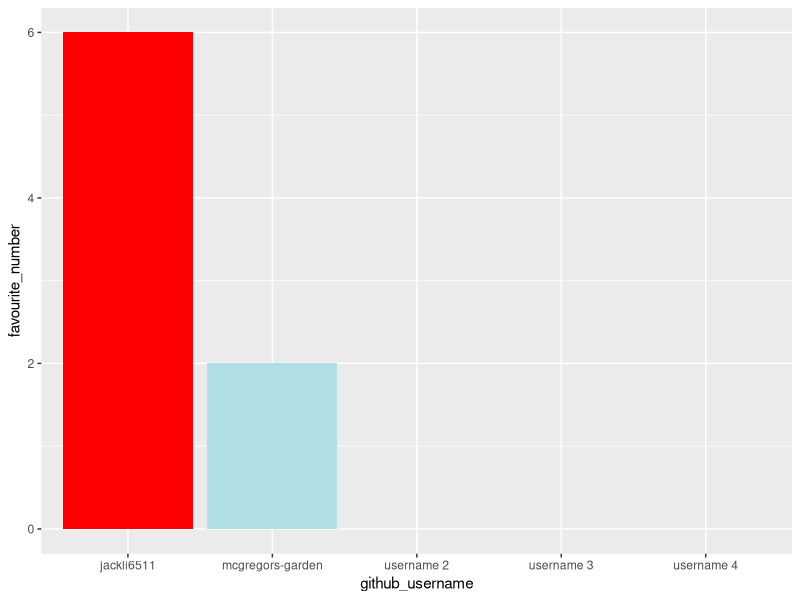
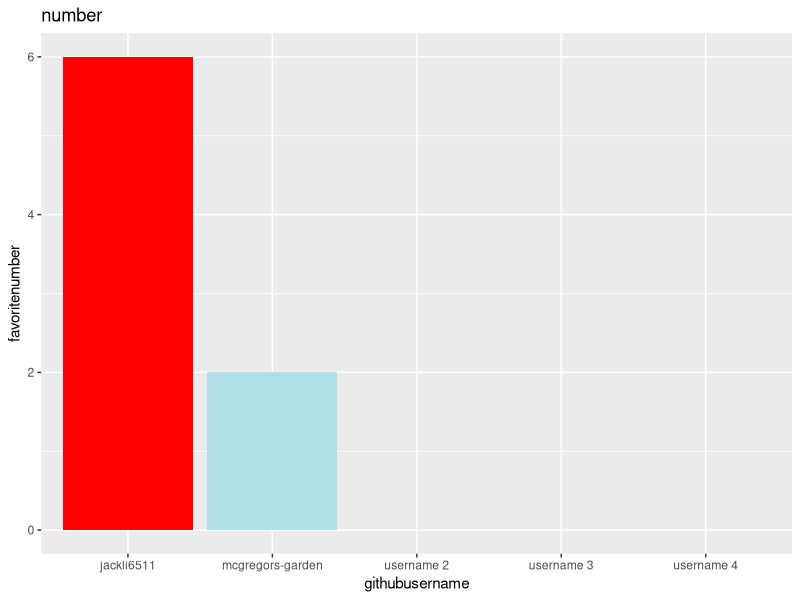
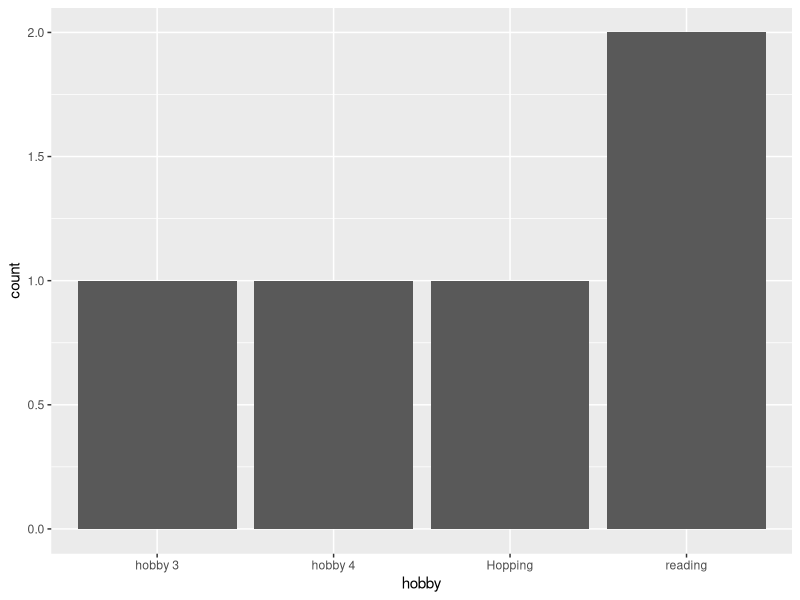

R code for these plots, in order:
## ---- chunk 1
library(tidyverse) 
## ---- chunk 2
team_data <- tibble(
  name = c("Peter Rabbit", "Li Zhengxun", "member 2", 
           "member 3", "member 4"),
  github_username = c("mcgregors-garden", "jackli6511", "username 2", 
                      "username 3", "username 4"), 
  colour = c("powderblue", "red", "colour 2", 
             "colour 3", "colour 4"),
  hobby = c("Hopping", "reading", "reading", 
            "hobby 3", "hobby 4"),
  favourite_number = c(2, 6, NA, NA, NA)
  )

team_data
## ---- chunk 3
p1 <- ggplot(data = team_data, 
             mapping = aes(x = github_username, 
                           y = favourite_number,
                           fill = colour), 
             ) +
   geom_col() +
   scale_fill_identity()
p1
## ---- chunk 4
p1 + labs(x = "githubusername", 
          y = "favoritenumber",
          title = "number")
## ---- chunk 5
p2 <- ggplot(team_data, aes(x = hobby)) +
  geom_bar()
p2
